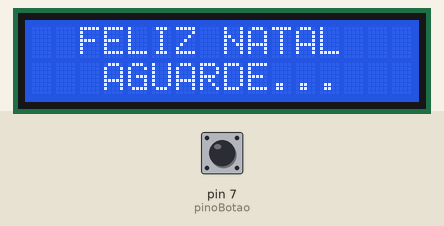
This sketch was run on a simulated Arduino Uno, built with avr-gcc and run on an emulated ATmega328P. Parts: 16×2 character LCD. Inputs (shaded band) come from the test bench; at power-on: pin 7 (pinoBotao) HIGH. Random numbers use the default seed unless the sketch sets one.

Above: at 1.2 s.
1.3 s: pin 7 (pinoBotao) pulled LOW for 0.15 s
At 3.5 s:
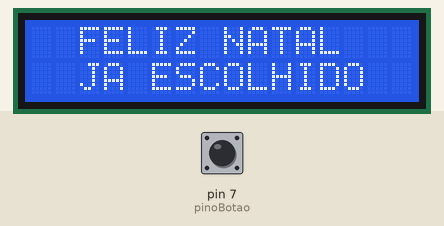
4.4 s: pin 7 (pinoBotao) pulled LOW for 1 s
At 6.1 s:
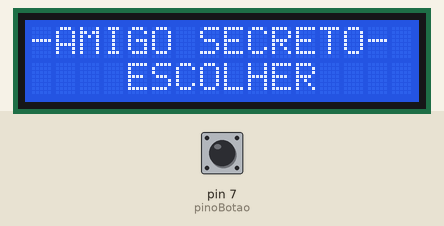
8.4 s: pin 7 (pinoBotao) pulled LOW for 0.15 s
At 10.4 s:
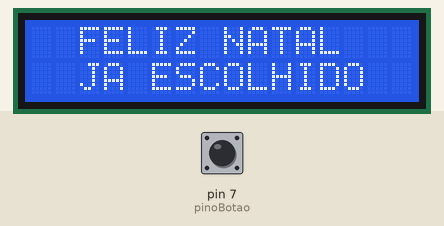
11.5 s: pin 7 (pinoBotao) pulled LOW for 3.2 s
At 16.1 s:
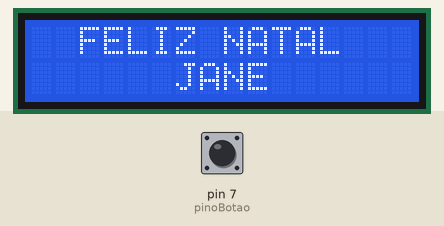
Timing chart, 0 to 17.2 s (numbered marks = the images above; inputs shaded):
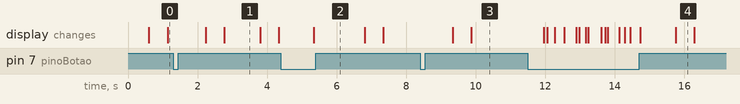

Measured:
- after the input at 1.3 s, the display: first changes after 0.94 s (image 1 shows a later state)
- after the input at 4.4 s, the display: changes after 0.94 s (image 2)
- after the input at 8.4 s, the display: first changes after 0.94 s (image 3 shows a later state)
- what the display in image 1 shows lasts 1.0 s, from 2.8 s to 3.8 s
- what the display in image 4 shows lasts 0.5 s, from 15.8 s to 16.3 s

The sketch:

sorteio_amigo_secreto.ino
```cpp
#include <Wire.h> //Inclusão de Biblioteca
#include <LiquidCrystal_I2C.h> //Inclusão de Biblioteca

LiquidCrystal_I2C lcd(0x27,2,1,0,4,5,6,7,3, POSITIVE); //Endereço do I2C e demais informações

const int pinoBotao = 7; //pino digital ativado pelo PushButton

// variáveis
int estado = 0; // variável para leitura do pushbutton
int guarda_estado = LOW; // variável para armazenar valores do pushbutton
String escolhido = "      ????      ";
int numEscolhido = 0;

// array de nomes sorteados - MÁXIMO 16 CARACTERES POR ELEMENTO
char *pessoas[] = {"    JOCIMAR     ", "    MAIKELEN    ", "    BARBARA     ","     PAULO      ", "     BIANCA     ","      JANE      ", "     PAMELA     ", "    JULIANO     "};

// funções
void setup(){
 lcd.begin (16,2); // quantidade de colunas (16) e o número de linhas (2) do display
 lcd.setBacklight(HIGH); // liga a luz de fundo (backlight)
 pinMode(pinoBotao, INPUT_PULLUP); //define o pino como entrada | "_PULLUP" é para ativar o resistor interno do arduino para garantir que não exista flutuação entre 0 (LOW) e 1 (HIGH)
}

void loop(){
  pressButton();// chamando função pressButton() que diz se HIGH ou LOW
  sorteio();// chamando função sorteio()
}

void sorteio () { //função que sorteia o amigo secreto

  if (guarda_estado == LOW) { //começa a selecionar o sorteado do amigo secreto

      delay(900); //esperera o tempo de 500ms para evitar que haja várias vezes alterações

      lcd.setCursor(0,0);//seta a posição do cursor (início do texto)
      lcd.print("-AMIGO SECRETO- ");// imprime o texto na tela

      lcd.setCursor(0,1); //seta a posição do cursor (início do texto)
      lcd.print("    ESCOLHER    "); //imprime o texto no display
  }
  else {
      seleciona();// chamando a função seleciona() antes de mostrar o amigo secreto na tela

      lcd.setCursor(0,0); //seta a posição do cursor (início do texto)
      lcd.print("  FELIZ NATAL   "); //imprime o texto no display

      lcd.setCursor(0,1); //seta a posição do cursor (início do texto)
      lcd.print(pessoas[numEscolhido]); //imprime o texto no display

      if (pessoas[numEscolhido] == "  JA ESCOLHIDO  ") {
        pressButton();
        exit;
      }
      if (pessoas[numEscolhido] != "  JA ESCOLHIDO  " && digitalRead(pinoBotao) == HIGH) {
        pessoas[numEscolhido] = "  JA ESCOLHIDO  ";
        pressButton();
        while (digitalRead(pinoBotao) == HIGH) {
          lcd.setCursor(0,1); //seta a posição do cursor (início do texto)
          lcd.print("   AGUARDE...   "); //imprime o texto no display
        }
      }
  }
}

void seleciona () {
  // seleciona o escolhido para o amigo secreto
  numEscolhido = random(0, 7);
}

void pressButton() {
  // le o estado pushbutton: ligado (HIGH) ou desligado (LOW)
  estado = digitalRead(pinoBotao);

  // verifica se o botão (pushbutton) está pressionado
  if (estado == HIGH) {
    guarda_estado = !guarda_estado; // inverte valor da variável variable_buttonEstado
    delay(500); //esperera o tempo de 500ms para evitar que haja várias vezes alterações
  }
}
```
